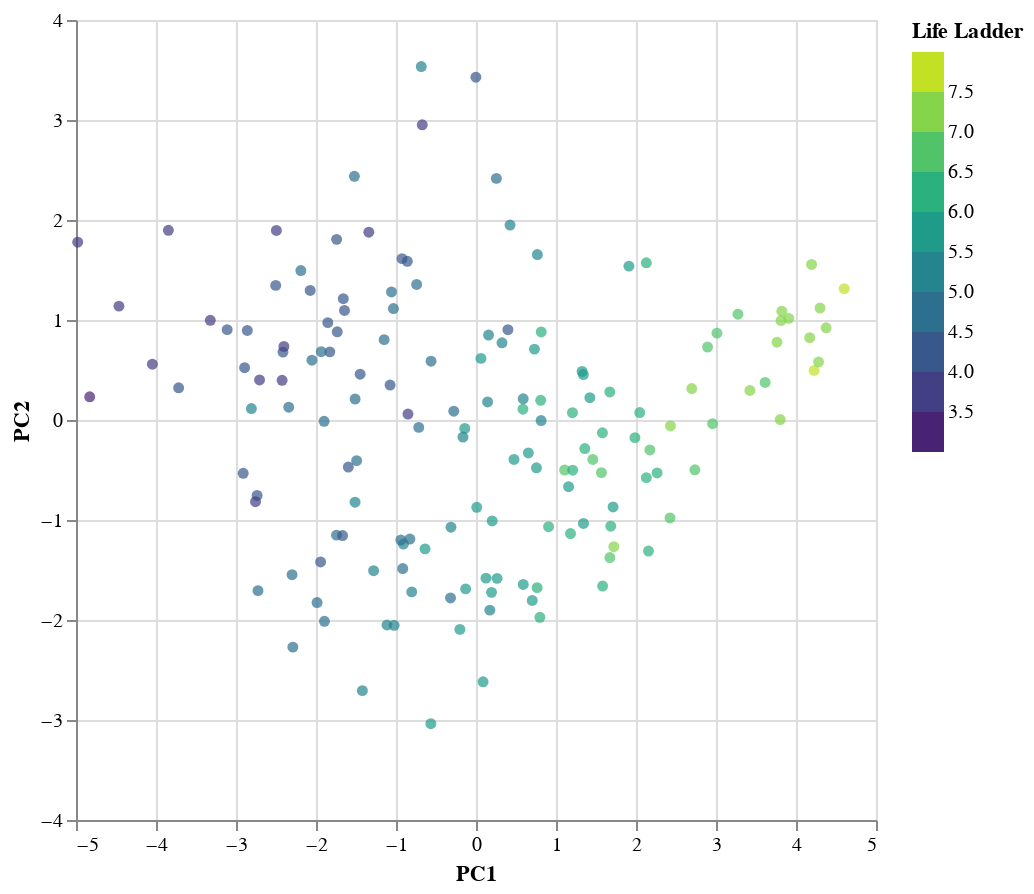

Notebook source saved alongside this figure:
### Markdown cell above
This first plot is colored by `Life Ladder`. Notice that higher values of `PC1` correspond to observations/points that have a higher value of `Life Ladder`. On the other hand, lower values of PC1 indicate a lower value of `Life Ladder`. This is definielty in line with our previous interpretation of PC1.

### Code cell
alt.Chart(score_df).mark_circle().encode(
    x = alt.X('PC1', title = 'PC1'),
    y = alt.Y('PC2', title = 'PC2'),
    color = alt.Color('Life Ladder',
                      bin = alt.Bin(maxbins = 10),
                      scale = alt.Scale(scheme = 'viridis'),
                      title = 'Life Ladder')
).properties(width = 400, height = 400)

### Figure 1 — Vega-Lite specification as saved in the notebook (floating-point values rounded to 4 significant figures; data arrays with more than 128 entries replaced by an {"elided": "..."} marker saying what was removed)
{"config": {"view": {"continuousWidth": 400, "continuousHeight": 300}}, "data": {"name": "data-cccf7cc0b9683829db63b287d5d22911"}, "mark": "circle", "encoding": {"color": {"bin": {"maxbins": 10}, "field": "Life Ladder", "scale": {"scheme": "viridis"}, "title": "Life Ladder", "type": "quantitative"}, "x": {"field": "PC1", "title": "PC1", "type": "quantitative"}, "y": {"field": "PC2", "title": "PC2", "type": "quantitative"}}, "height": 400, "width": 400, "$schema": "https://vega.github.io/schema/vega-lite/v4.17.0.json", "datasets": {"data-cccf7cc0b9683829db63b287d5d22911": {"elided": "156 records"}}}
